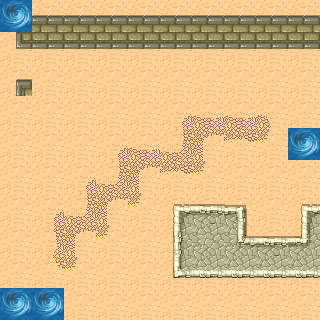

This game map was drawn from its Tiled (.tmx) file and the tilesets committed beside it. A one-line description and the trimmed map source follow:
An orthogonal 10x10 tile map with 32x32 px tiles, 1 tile layer (layer1), 2 tilesets and 2 objects (person).

<map version="1.0" orientation="orthogonal" renderorder="right-down" width="10" height="10" tilewidth="32" tileheight="32" nextobjectid="3">
 <properties>
  <property name="type" value="sand" />
 </properties>
 <tileset firstgid="1" name="tiled2" tilewidth="32" tileheight="32" spacing="1" margin="1" tilecount="48" columns="8">
  <image source="tiled2.png" trans="ff00ff" width="265" height="199" />
  <terraintypes>
   <terrain name="sand" tile="-1" />
   <terrain name="great wall" tile="-1" />
   <terrain name="wall" tile="-1" />
   <terrain name="way" tile="-1" />
  </terraintypes>
  <tile id="0" terrain="0,0,0,1">
   <animation>
    <frame tileid="0" duration="100" />
    <frame tileid="1" duration="100" />
    <frame tileid="2" duration="100" />
    <frame tileid="8" duration="100" />
    <frame tileid="9" duration="100" />
    <frame tileid="10" duration="100" />
    <frame tileid="16" duration="100" />
    <frame tileid="17" duration="100" />
    <frame tileid="18" duration="100" />
   </animation>
  </tile>
  <tile id="1" terrain="0,0,1,1" />
  <tile id="2" terrain="0,0,1,0" />
  <tile id="3" terrain="3,3,3,0" />
  <tile id="4" terrain="3,3,0,3" />
  <tile id="5" terrain="0,0,0,3" />
  <tile id="6" terrain="0,0,3,3" />
  <tile id="7" terrain="0,0,3,0" />
  <tile id="8" terrain="0,1,0,1" />
  <tile id="9" terrain="1,1,1,1" />
  <tile id="10" terrain="1,0,1,0" />
  <tile id="11" terrain="3,0,3,3" />
  <tile id="12" terrain="0,3,3,3" />
  <tile id="13" terrain="0,3,0,3" />
  <tile id="14" terrain="3,3,3,3" />
  <tile id="15" terrain="3,0,3,0" />
  <tile id="16" terrain="0,1,0,0" />
  <tile id="17" terrain="1,1,0,0" />
  <tile id="18" terrain="1,0,0,0" />
  <tile id="19" terrain="1,1,1,0" />
  <tile id="20" terrain="1,1,0,1" />
  <tile id="21" terrain="0,3,0,0" />
  <tile id="22" terrain="3,3,0,0" />
  <tile id="23" terrain="3,0,0,0" />
  <tile id="24" terrain="0,0,0,2" />
  <tile id="25" terrain="0,0,2,2" />
  <tile id="26" terrain="0,0,2,0" />
  <tile id="27" terrain="1,0,1,1" />
  <tile id="28" terrain="0,1,1,1" />
  <tile id="29" terrain="0,0,0,0" />
  <tile id="32" terrain="0,2,0,2" />
  <tile id="33" terrain="2,2,2,2" />
  <tile id="34" terrain="2,0,2,0" />
  <tile id="35" terrain="2,2,2,0" />
  <tile id="36" terrain="2,2,0,2" />
  <tile id="40" terrain="0,2,0,0" />
  <tile id="41" terrain="2,2,0,0" />
  <tile id="42" terrain="2,0,0,0" />
  <tile id="43" terrain="2,0,2,2" />
  <tile id="44" terrain="0,2,2,2" />
 </tileset>
 <tileset firstgid="49" name="tiled" tilewidth="32" tileheight="32" tilecount="192" columns="16">
  <image source="tiled.png" trans="ff00ff" width="512" height="384" />
  <tile id="150">
   <properties>
    <property name="type" value="water" />
   </properties>
   <animation>
    <frame tileid="150" duration="100" />
    <frame tileid="151" duration="100" />
    <frame tileid="166" duration="100" />
    <frame tileid="167" duration="100" />
    <frame tileid="182" duration="100" />
    <frame tileid="183" duration="100" />
   </animation>
  </tile>
 </tileset>
 <layer name="layer1" width="10" height="10">
  <data>[100 cells, 100 non-empty, 24 distinct tile ids]</data>
 </layer>
 <objectgroup name="object1" visible="0">
  <object id="1" name="sky" type="person" x="64" y="108" width="32" height="32">
   <properties>
    <property name="HP" value="15" />
    <property name="type" value="player" />
   </properties>
  </object>
  <object id="2" x="128" y="256" width="31" height="32">
   <properties>
    <property name="type" value="food" />
   </properties>
  </object>
 </objectgroup>
</map>
